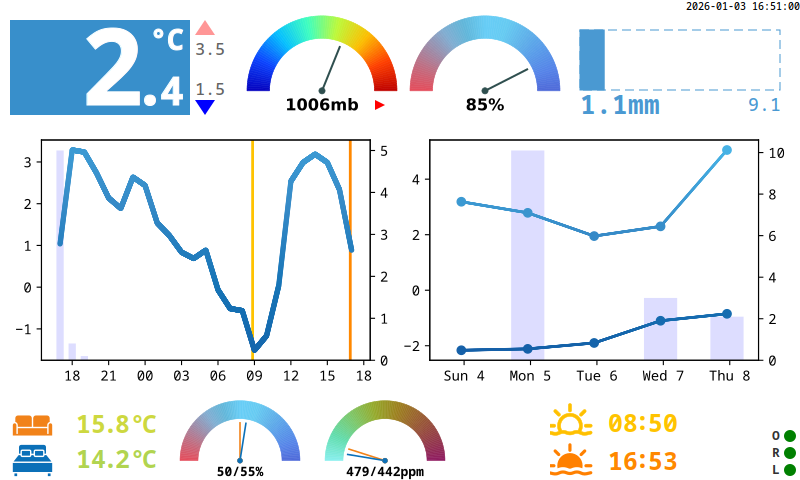

Python code for this plot:
import json
import toml
import sqlite3
import pandas as pd
import numpy as np
import drawsvg as draw
import math
from datetime import datetime, date, timedelta
import pytz
import matplotlib.pyplot as plt
import matplotlib.dates as mdates
from matplotlib.ticker import MultipleLocator
import io
from astral import LocationInfo
from astral.sun import sun


MIN_MAX_COLOR = 'rgb(100, 100, 100)'
MAX_ARROW_ON = 'rgb(255, 0, 0)'
MAX_ARROW_OFF = 'rgb(255, 150, 150)'
MIN_ARROW_ON = 'rgb(0, 0, 255)'
MIN_ARROW_OFF = 'rgb(150, 150, 255)'

SUNRISE = '#ffc300'
SUNSET = '#ff8800'

TEMP_SCALE = [
    {"value":  -4.0, "color": [ 29,  70, 154]},
    {"value":  -2.0, "color": [ 20,  98, 169]},
    {"value":   0.0, "color": [ 22, 116, 182]},
    {"value":   2.0, "color": [ 54, 138, 199]},
    {"value":   4.0, "color": [ 63, 163, 218]},
    {"value":   6.0, "color": [ 78, 192, 238]},
    {"value":   8.0, "color": [174, 220, 216]},
    {"value":  10.0, "color": [168, 214, 173]},
    {"value":  12.0, "color": [158, 208, 127]},
    {"value":  14.0, "color": [174, 211,  82]},
    {"value":  16.0, "color": [208, 217,  62]},
    {"value":  18.0, "color": [252, 222,   4]},
    {"value":  20.0, "color": [251, 203,  12]},
    {"value":  22.0, "color": [252, 183,  22]},
    {"value":  24.0, "color": [250, 163,  26]},
    {"value":  26.0, "color": [246, 138,  31]},
    {"value":  28.0, "color": [242, 106,  47]},
    {"value":  30.0, "color": [236,  81,  57]},
    {"value":  32.0, "color": [237,  42,  42]},
    {"value":  34.0, "color": [195,  32,  39]},
    {"value":  36.0, "color": [155,  27,  29]}
]

HUMIDITY_SCALE = [
    {"value":   0, "color": [228,  78,  93]},
    {"value":  10, "color": [197, 106, 125]},
    {"value":  20, "color": [160, 138, 166]},
    {"value":  30, "color": [130, 173, 209]},
    {"value":  40, "color": [ 97, 183, 218]},
    {"value":  50, "color": [104, 206, 247]},
    {"value":  60, "color": [102, 203, 242]},
    {"value":  70, "color": [ 96, 178, 234]},
    {"value":  80, "color": [ 89, 154, 233]},
    {"value":  90, "color": [ 86, 131, 232]},
    {"value": 100, "color": [ 79, 105, 216]}
]

PRESSURE_SCALE = [
    {"value":  950.0, "color": [  6,   4, 192]},
    {"value":  962.9, "color": [ 12,  68, 254]},
    {"value":  975.7, "color": [  6, 192, 255]},
    {"value":  988.6, "color": [ 63, 255, 192]},
    {"value": 1001.4, "color": [189, 249,  58]},
    {"value": 1014.3, "color": [252, 191,   2]},
    {"value": 1027.1, "color": [255,  64,   0]},
    {"value": 1040.0, "color": [189,   0,   0]}
]

CO2_SCALE = [
    {"value":  400.0, "color": [136, 239, 237]},
    {"value":  514.3, "color": [ 97, 221, 174]},
    {"value":  628.6, "color": [124, 200, 108]},
    {"value":  742.9, "color": [149, 170,  44]},
    {"value":  857.1, "color": [157, 129,  31]},
    {"value":  971.4, "color": [153,  93,  50]},
    {"value": 1085.7, "color": [148,  61,  72]},
    {"value": 1200.0, "color": [144,  27,  99]}
]

RAIN_SCALE = [
    {"value":  0.0, "color": [165, 218, 243]},
    {"value":  4.3, "color": [114, 198, 235]},
    {"value":  8.6, "color": [ 80, 167, 221]},
    {"value": 12.9, "color": [ 61, 123, 186]},
    {"value": 17.1, "color": [ 49,  90, 145]},
    {"value": 21.4, "color": [ 42,  71, 119]},
    {"value": 25.7, "color": [ 28,  44,  79]},
    {"value": 30.0, "color": [ 10,  12,  25]}
]


def _interpolate_color(color1, color2, proportion):
  return round(color1 + (color2 - color1) * proportion)

def to_hex(decimal):
    result = hex(decimal).split('x')[-1]
    return f'0{result}' if len(result) == 1 else result

def get_color(value, scale, type):

    if value <= scale[0]['value']:
        result = scale[0]['color']
    elif value >= scale[-1]['value']:
        result = scale[-1]['color']
    else:
        prev_entry = scale[0]
        next_entry = scale[1]

        for i in range(0, len(scale)):
            if scale[i]["value"] == value:
                prev_entry = scale[i]
                next_entry = scale[i]
            elif scale[i]["value"] < value and scale[i + 1]["value"] > value:
                prev_entry = scale[i]
                next_entry = scale[i + 1]

        if prev_entry['color'] == next_entry['color']:
            result = prev_entry['color']
        else:
            color_proportion = (value - prev_entry["value"]) / (next_entry["value"] - prev_entry["value"])
            red_value = _interpolate_color(prev_entry['color'][0], next_entry['color'][0], color_proportion)
            green_value = _interpolate_color(prev_entry['color'][1], next_entry['color'][1], color_proportion)
            blue_value = _interpolate_color(prev_entry['color'][2], next_entry['color'][2], color_proportion)

            result = [red_value, green_value, blue_value]

    if type == 'hex':
        return f'#{to_hex(result[0])}{to_hex(result[1])}{to_hex(result[2])}'
    elif type == 'rgb':
        return f'rgb({result[0]}, {result[1]}, {result[2]})'
    else:
        return result


def temperature_plot(ax, dates, temps, points, markers):
    x = (dates - dates.min()).dt.total_seconds()  # Convert to seconds
    y = temps.values
    
    xnew = np.linspace(x.min(), x.max(), points)
    ynew = np.interp(xnew, x, y)
    timestamps_new = dates.min() + pd.to_timedelta(xnew, unit='s')
    spline_colors = [get_color(y, TEMP_SCALE, 'hex') for y in ynew]

    ax.scatter(timestamps_new, ynew, c=spline_colors, s=1 if markers else 8)

    if markers:
        ax.scatter(dates, temps, color=[get_color(y, TEMP_SCALE, 'hex') for y in temps])

def precip_plot(ax, dates, precip, bar_width, min_y):
    ax2 = ax.twinx()

    ax2.bar(dates, precip, color='#ddddff', width=bar_width)
    if (precip < 0.1).all():
        ax2.set_yticks([])
    elif (precip <= min_y).all():
        ax2.set_ylim((0, min_y))
        
    ax.set_zorder(ax2.get_zorder()+1)
    ax.patch.set_visible(False)

def split_number(number):
    number_str = str(number)
    int_part = str(math.floor(number))
    decimal_part = number_str[number_str.find('.') + 1]

    return (int_part, decimal_part)

def outdoor_temperature(d, module):
    temp = module['Temperature']
    int_part, decimal_part = split_number(temp)    

    d.append(draw.Rectangle(10, 20, 180, 95, fill=get_color(temp, TEMP_SCALE, 'rgb')))

    d.append(draw.Text(int_part, 105, 140, 105, font_weight='Bold', fill='white', stroke='white', text_anchor='end'))
    d.append(draw.Text('.', 60, 132, 105, font_weight='Bold', fill="rgb(255, 255, 255)", stroke='white'))
    d.append(draw.Text(decimal_part, 40, 160, 105, font_weight='Bold', fill='white', stroke='white'))
    d.append(draw.Text('°C', 28, 150, 50, font_weight='Bold', fill='white', stroke='white'))

    # Max/Min and trend
    trend = module['temp_trend']

    # Max Temp
    max = f'{module["max_temp"]:.1f}'
    max_arrow_color = MAX_ARROW_ON if trend == 'up' else MAX_ARROW_OFF

    d.append(draw.Lines(195, 90, 205, 75, 215, 90, fill=max_arrow_color, stroke=None, close='true'))
    d.append(draw.Text(max, 17, 260, 90, font_weight='Regular', fill=MIN_MAX_COLOR, stroke_width=0, text_anchor='end'))

    min = f'{module["min_temp"]:.1f}'
    min_arrow_color = MIN_ARROW_ON if trend == 'down' else MIN_ARROW_OFF

    d.append(draw.Lines(195, 100, 205, 115, 215, 100, fill=min_arrow_color, stroke=None, close='true'))
    d.append(draw.Text(min, 17, 260, 113, font_weight='Regular', fill=MIN_MAX_COLOR, stroke_width=0, text_anchor='end'))

def pressure(d, module):
    pressure = module['Pressure']
    int_part, decimal_part = split_number(pressure)  

    pressure_color = get_color(pressure, PRESSURE_SCALE, 'rgb')

    d.append(draw.Text(int_part, 50, 408, 60, font_weight='Bold', fill=pressure_color, stroke_width=0, text_anchor='end'))
    d.append(draw.Text('.', 30, 406, 60, font_weight='Bold', fill=pressure_color, stroke_width=0))
    d.append(draw.Text(decimal_part, 20, 421, 60, font_weight='Bold', fill=pressure_color, stroke_width=0))
    d.append(draw.Text("mb", 18, 433, 38, font_weight='Regular', fill=pressure_color, stroke_width=0, text_anchor='end'))

    # Trend
    trend = module['pressure_trend']

    max_arrow_color = MAX_ARROW_ON if trend == 'up' else MAX_ARROW_OFF
    d.append(draw.Lines(440, 42, 450, 32, 460, 42, fill=max_arrow_color, stroke=None, close='true'))

    min_arrow_color = MIN_ARROW_ON if trend == 'down' else MIN_ARROW_OFF
    d.append(draw.Lines(440, 50, 450, 60, 460, 50, fill=min_arrow_color, stroke=None, close='true'))

def humidity(d, module):
    humidity = module['Humidity']
    humidity_color = get_color(humidity, HUMIDITY_SCALE, 'rgb')

    d.append(draw.Text(str(humidity), 50, 408, 110, font_weight='Bold', fill=humidity_color, stroke_width=0, text_anchor="end"))
    d.append(draw.Text('%', 30, 413, 111, font_weight='Bold', fill=humidity_color, stroke_width=0))

def rain(d, module, forecast):
    hour = round(module['sum_rain_1'], 1)
    day = round(module['sum_rain_24'], 1)

    hour_color = get_color(hour, RAIN_SCALE, 'rgb')
    day_color = get_color(day, RAIN_SCALE, 'rgb')
    forecast_color = get_color(forecast, RAIN_SCALE, 'rgb')

    START = 550
    END = 780
    WIDTH = END - START
    
    if day == 0 and hour == 0 and forecast == 0:
        d.append(draw.Text('Dry', 60, 580, 75, font_weight='Bold', fill='rgb(220, 220, 255)', stroke_width=0, text_anchor='center'))
    else:
        if forecast <= day:
            tenth_width = WIDTH / (day * 10)
        else:
            # Forecast
            tenth_width = WIDTH / (forecast * 10)
            d.append(draw.Lines(START, 30, END, 30, END, 90, START, 90, fill='white',
                            stroke=forecast_color, stroke_dasharray='9,5', close='false'))

        day_width = (day - hour) * 10 * tenth_width
        hour_width = hour * 10 * tenth_width

        d.append(draw.Rectangle(START + day_width, 30, hour_width, 60, fill=hour_color, stroke=hour_color))       
        if day != hour:
            d.append(draw.Rectangle(START, 30, day_width, 60, fill=day_color, stroke=day_color))
        
        d.append(draw.Text(f'{day:.1f}mm', 26, 550, 113, font_weight='Bold', fill=day_color, stroke_width=0))
        d.append(draw.Text(f'{hour:.1f}', 18, 684, 110, font_weight='Regular', fill=hour_color, stroke_width=0, text_anchor='center'))
        d.append(draw.Text(f'{forecast:.1f}', 18, 780, 110, font_weight='Regular', font_style='Italic', fill=forecast_color, stroke_width=0, text_anchor='end'))

def temperature_plot(ax, dates, temps, points, markers):
    x = (dates - dates.min()).dt.total_seconds()  # Convert to seconds
    y = temps.values
    
    xnew = np.linspace(x.min(), x.max(), points)
    ynew = np.interp(xnew, x, y)
    timestamps_new = dates.min() + pd.to_timedelta(xnew, unit='s')
    spline_colors = [get_color(y, TEMP_SCALE, 'hex') for y in ynew]

    ax.scatter(timestamps_new, ynew, c=spline_colors, s=1 if markers else 8)

    if markers:
        ax.scatter(dates, temps, color=[get_color(y, TEMP_SCALE, 'hex') for y in temps])

def precip_plot(ax, dates, precip, bar_width, min_y):
    ax2 = ax.twinx()

    ax2.bar(dates, precip, color='#ddddff', width=bar_width)
    if (precip < 0.1).all():
        ax2.set_yticks([])
    elif (precip <= min_y).all():
        ax2.set_ylim((0, min_y))
        
    ax.set_zorder(ax2.get_zorder()+1)
    ax.patch.set_visible(False)

    return ax2

def forecast_plot(d, hourly, daily, sunrise, sunset):
    plt.rc('font', family='Noto Sans Mono', weight='regular', size=10)
    fig, axs = plt.subplots(1, 2, figsize=(8, 2.75))

    plot_hour = axs[0]
    temperature_plot(plot_hour, hourly['date'], hourly['temperature_2m'], 2000, False)
    sun_ax = precip_plot(plot_hour, hourly['date'], hourly['precipitation'], 0.025, 0.5)

    sun_ax.axvline(sunrise, color=SUNRISE, linewidth=2).set_zorder(-100)
    sun_ax.axvline(sunset, color=SUNSET, linewidth=2).set_zorder(-100)

    plot_hour.xaxis.set_major_formatter(mdates.DateFormatter('%H', tz=cet))

    plot_day = axs[1]
    temperature_plot(plot_day, daily['date'], daily['temperature_2m_min'], 1000, True)
    temperature_plot(plot_day, daily['date'], daily['temperature_2m_max'], 1000, True)
    precip_plot(plot_day, daily['date'], daily['precipitation_sum'], 0.5, 5)
    plot_day.xaxis.set_major_formatter(mdates.DateFormatter('%a %-d', tz=cet))
    plot_day.xaxis.set_major_locator(MultipleLocator(1))

    plt.tight_layout()

    plot_bytes = io.BytesIO()
    # Save the figure as an SVG file
    plt.savefig(plot_bytes, format='svg', transparent=True)
    plt.close()

    d.append(draw.Image(0, 125, 800, 275, data=plot_bytes.getvalue(), mime_type='image/svg+xml', embed=True))

def indoor_data(y, icon, module):
    
    temperature = module['Temperature']
    humidity = module['Humidity']
    co2 = module['CO2']

    d.append(draw.Image(10, y - 30, 45, 45, icon, embed=True))

    int_part, decimal_part = split_number(temperature)

    temperature_color = get_color(temperature, TEMP_SCALE, 'rgb')
    
    d.append(draw.Text(int_part, 25, 105, y, font_weight='Bold', fill=temperature_color, stroke_width=0, text_anchor='end'))
    d.append(draw.Text('.', 25, 103, y, font_weight='Bold', fill=temperature_color, stroke_width=0))
    d.append(draw.Text(decimal_part, 25, 115, y, font_weight='Bold', fill=temperature_color, stroke_width=0))
    d.append(draw.Text('°', 25, 130, y, font_weight='Bold', fill=temperature_color, stroke_width=0))
    d.append(draw.Text('C', 25, 142, y, font_weight='Bold', fill=temperature_color, stroke_width=0))

    d.append(draw.Text(f'{module["Humidity"]}%', 25, 239, y, font_weight='Bold', fill=get_color(humidity, HUMIDITY_SCALE, 'rgb'), stroke_width=0, text_anchor='end'))

    co2_color = get_color(co2, CO2_SCALE, 'rgb')
    d.append(draw.Text(f'{co2}ppm', 25, 360, y, font_weight='Bold', fill=co2_color, stroke_width=0, text_anchor='end'))

def battery(y, name, value):
    d.append(draw.Text(name, 13, 772, y + 4, font_weight="Bold", fill="rgb(50, 50, 50)", stroke_width=0))
   
    if value <= 4000:
        color = 'red'
    elif value <= 4500:
        color = 'orange'
    else:
        color = 'green'

    d.append(draw.Circle(790, y, 6, stroke_width=0, fill=color))

def get_sun(position, timezone):
    today = datetime.now().date()
    tomorrow = today + timedelta(days=1)

    location = LocationInfo(name='Home', region='', timezone=timezone,
                        latitude=position['latitude'], longitude=position['longitude'])

    today_sun = sun(location.observer, date=today, tzinfo=location.timezone)
    tomorrow_sun = sun(location.observer, date=tomorrow, tzinfo=location.timezone)

    sunrise = today_sun['sunrise'] if today_sun['sunrise'] >= datetime.now(timezone) else tomorrow_sun['sunrise'] 
    sunset = today_sun['sunset'] if today_sun['sunset'] >= datetime.now(timezone) else tomorrow_sun['sunset'] 

    return(sunrise, sunset)

def sun_info(d, sunrise, sunset):
    d.append(draw.Image(500, 402, 45, 45, 'sunrise.svg', embed=True))
    d.append(draw.Text(sunrise.strftime("%H"), 25, 587, 432, font_weight='Bold', fill=SUNRISE, stroke_width=0, text_anchor='end'))
    d.append(draw.Text(':', 25, 585, 430, font_weight='Bold', fill=SUNRISE, stroke_width=0))
    d.append(draw.Text(sunrise.strftime("%M"), 25, 598, 432, font_weight='Bold', fill=SUNRISE, stroke_width=0))

    d.append(draw.Image(500, 442, 45, 45, 'sunset.svg', embed=True))
    d.append(draw.Text(sunset.strftime("%H"), 25, 587, 470, font_weight='Bold', fill=SUNSET, stroke_width=0, text_anchor='end'))
    d.append(draw.Text(':', 25, 585, 468, font_weight='Bold', fill=SUNSET, stroke_width=0))
    d.append(draw.Text(sunset.strftime("%M"), 25, 598, 470, font_weight='Bold', fill=SUNSET, stroke_width=0))


# Load Data
with open('netatmo_weather.json') as nin:
    netatmo = json.load(nin)

with open('config.toml') as cin:
    config = toml.loads(cin.read())

main_module = netatmo['devices'][0]['dashboard_data']
outdoor_module = None
indoor_module = None
rain_module = None

for module in netatmo['devices'][0]['modules']:
    module_name = module['module_name']

    if module_name == 'Outdoor Module':
        outdoor_module = module['dashboard_data']
        outdoor_module['battery'] = module['battery_vp']
    elif module_name == 'Indoor 1':
        indoor_module = module['dashboard_data']
        indoor_module['battery'] = module['battery_vp']
    elif module_name == 'Rain':
        rain_module = module['dashboard_data']
        rain_module['battery'] = module['battery_vp']

with sqlite3.connect('weather_display.sqlite') as db:
    hourly = pd.read_sql('SELECT * FROM open_meteo_hourly', db, parse_dates=['date'])
    daily = pd.read_sql('SELECT * FROM open_meteo_daily', db, parse_dates='date')

cet = pytz.timezone('Europe/Brussels')
current_hour = datetime.now(cet).replace(minute=0, second=0, microsecond=0)
plus_24_hours = current_hour + pd.Timedelta(hours=24)
hourly = hourly[(hourly['date'] >= current_hour) & (hourly['date'] <= plus_24_hours)].copy()

today_forecast = daily.iloc[0]
daily = daily[1:6].copy()

# Canvas
d = draw.Drawing(800, 480, origin=(0, 0), font_family='Noto Sans Mono')
r = draw.Rectangle(0, 0, 800, 480, fill="white", stroke=None)
d.append(r)

sunrise, sunset = get_sun(config['location'], cet)

outdoor_temperature(d, outdoor_module)
pressure(d, main_module)
humidity(d, outdoor_module)
rain(d, rain_module, today_forecast['precipitation_sum'])
forecast_plot(d, hourly, daily, sunrise, sunset)

indoor_data(433, config['display']['indoor_module_icon'], indoor_module)
indoor_data(468, config['display']['main_module_icon'], main_module)

sun_info(d, sunrise, sunset)

battery(436, 'O', outdoor_module['battery'])
battery(453, 'R', rain_module['battery'])
battery(470, 'L', indoor_module['battery'])


d.append(draw.Text(datetime.now().strftime("%Y-%m-%d %H:%M:%S"), 10, 800, 10, font_weight='Regular', fill='black', stroke_width=0, text_anchor='end'))

d.save_png("display.png")
